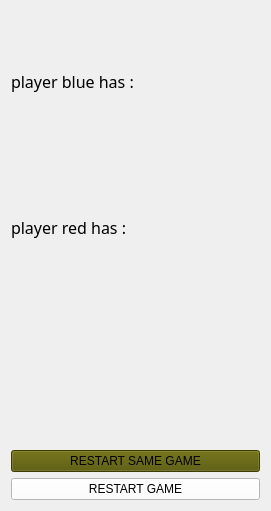
   <widget class="QWidget" name="gridLayoutWidget">
    <property name="geometry">
     <rect>
      <x>960</x>
      <y>10</y>
      <width>271</width>
      <height>511</height>
     </rect>
    </property>
    <layout class="QGridLayout" name="gridOptions">
     <item row="5" column="0">
      <widget class="QPushButton" name="reinitialize">
       <property name="enabled">
        <bool>true</bool>
       </property>
       <property name="styleSheet">
        <string notr="true">border-color: rgb(255, 0, 4);
color: rgb(0, 0, 0);
background-color: rgb(255, 255, 255);
font: 9pt &quot;Algerian&quot;;
selection-background-color: qradialgradient(spread:repeat, cx:0.5, cy:0.5, radius:0.077, fx:0.5, fy:0.5, stop:0 rgba(0, 169, 255, 147), stop:0.497326 rgba(0, 0, 0, 147), stop:1 rgba(0, 169, 255, 147));</string>
       </property>
       <property name="text">
        <string>RESTART GAME</string>
       </property>
      </widget>
     </item>
     <item row="3" column="0">
      <widget class="QLabel" name="labelWinner">
       <property name="styleSheet">
        <string notr="true">font: 700 12pt &quot;Script MT Bold&quot;;</string>
       </property>
       <property name="text">
        <string/>
       </property>
      </widget>
     </item>
     <item row="4" column="0">
      <widget class="QPushButton" name="restart">
       <property name="styleSheet">
        <string notr="true">background-color: rgb(85, 85, 0);
border-color: rgb(85, 170, 0);
font: 9pt &quot;Algerian&quot;;</string>
       </property>
       <property name="text">
        <string>RESTART SAME GAME</string>
       </property>
      </widget>
     </item>
     <item row="1" column="0">
      <widget class="QLabel" name="labelRed">
       <property name="font">
        <font>
         <family>Kristen ITC</family>
         <pointsize>12</pointsize>
        </font>
       </property>
       <property name="text">
        <string>player red has :</string>
       </property>
      </widget>
     </item>
     <item row="0" column="0">
      <widget class="QLabel" name="labelBlue">
       <property name="font">
        <font>
         <family>Kristen ITC</family>
         <pointsize>12</pointsize>
         <italic>false</italic>
         <bold>false</bold>
        </font>
       </property>
       <property name="text">
        <string>player blue has :</string>
       </property>
      </widget>
     </item>
    </layout>
   </widget>
